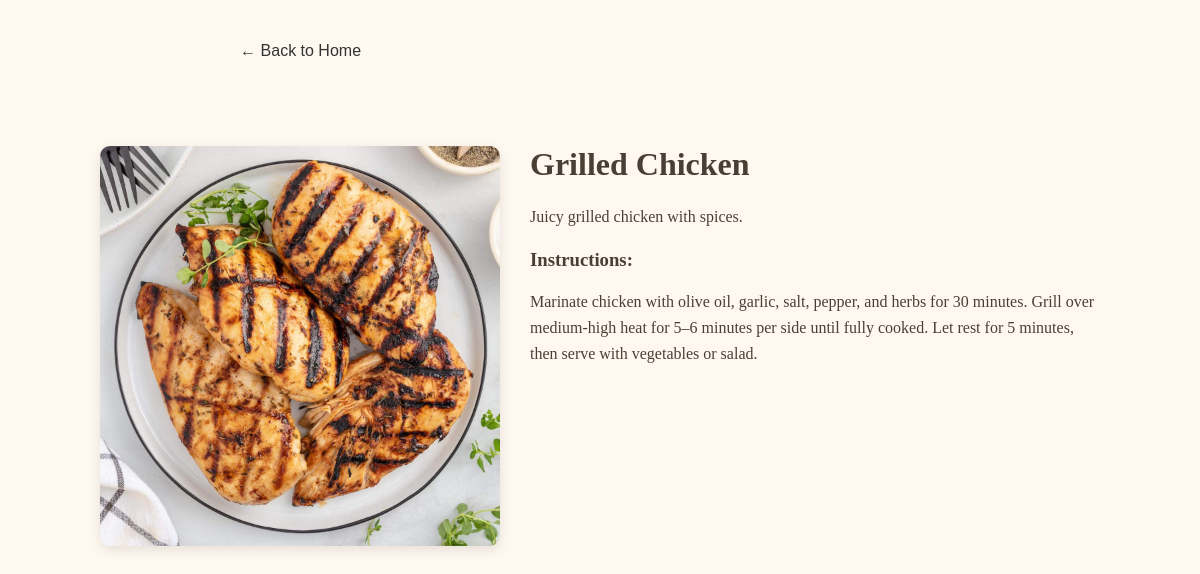
/recipe.php?id=2, run on the app's committed database.
### tables this page shows
CREATE TABLE IF NOT EXISTS `recipes` (
  `recipe_id` int NOT NULL AUTO_INCREMENT,
  `title` varchar(100) NOT NULL,
  `description` text,
  `instructions` text,
  `image_url` varchar(255) DEFAULT NULL,
  PRIMARY KEY (`recipe_id`)
);

### recipe.php (the view, shortened to what this page needs)
<?php
$conn = new mysqli("localhost", "root", "", "recipe_website");
$recipe_id = isset($_GET['id']) ? intval($_GET['id']) : 0;
$recipe = null;
if ($recipe_id > 0) {
    $stmt = $conn->prepare("SELECT * FROM recipes WHERE recipe_id = ?");
    $stmt->bind_param("i", $recipe_id);
    $stmt->execute();
    $result = $stmt->get_result();
    $recipe = $result->fetch_assoc();
}
?>
<!DOCTYPE html>
<html lang="en">
<head>
    <link rel="stylesheet" href="style_recipe.css">
</head>
<body>
<form action="index.php" method="POST">
    <button type="submit" class="back-link">&larr; Back to Home</button>
</form>
    <div class="recipe-wrapper">
    <div class="recipe-image">
        <img src="<?php echo htmlspecialchars($recipe['image_url']); ?>" alt="Recipe Image">
    </div>
    <div class="recipe-content">
        <h1><?php echo htmlspecialchars($recipe['title']); ?></h1>
        <p><?php echo nl2br(htmlspecialchars($recipe['description'])); ?></p>
        <h3>Instructions:</h3>
        <p><?php echo nl2br(htmlspecialchars($recipe['instructions'])); ?></p>
    </div>
</div>
</body>
</html>

### style_recipe.css (style rules this page uses)
body { font-family: 'Georgia', serif; margin: 2rem; background-color: #fff8f0; color: #4a3f35; }
.back-link { text-decoration: none; color: #886644; display: inline-block; margin-bottom: 1rem; }
.back-link { background-color: #fff8f0; border: 0; padding: 10px 15px; text-decoration: none; cursor: pointer; font-size: 16px; border-radius: 5px; color: #333; transition: background-color 0.3s ease; margin-left: 17%; }
.recipe-wrapper { display: flex; flex-wrap: wrap; margin: 40px auto; max-width: 1000px; gap: 30px; align-items: flex-start; padding: 20px; }
.recipe-image { flex: 1 1 40%; max-width: 400px; }
.recipe-image img { width: 100%; height: auto; border-radius: 10px; object-fit: cover; box-shadow: 0 4px 12px rgba(0, 0, 0, 0.1); }
.recipe-content { flex: 1 1 55%; }
.recipe-content h1 { margin-top: 0; font-size: 2rem; }
.recipe-content p { line-height: 1.6; margin-bottom: 15px; }

### data on the page
recipes: image_url (picture), title "Grilled Chicken", description "Juicy grilled chicken with spices.", instructions "Marinate chicken with olive oil, garlic, salt, pepper, and herbs for 30 minutes. Grill over medium-high heat for 5–6 minutes per side until fully cooked. Let rest for 5 minutes, then serve with vegetables or salad."
